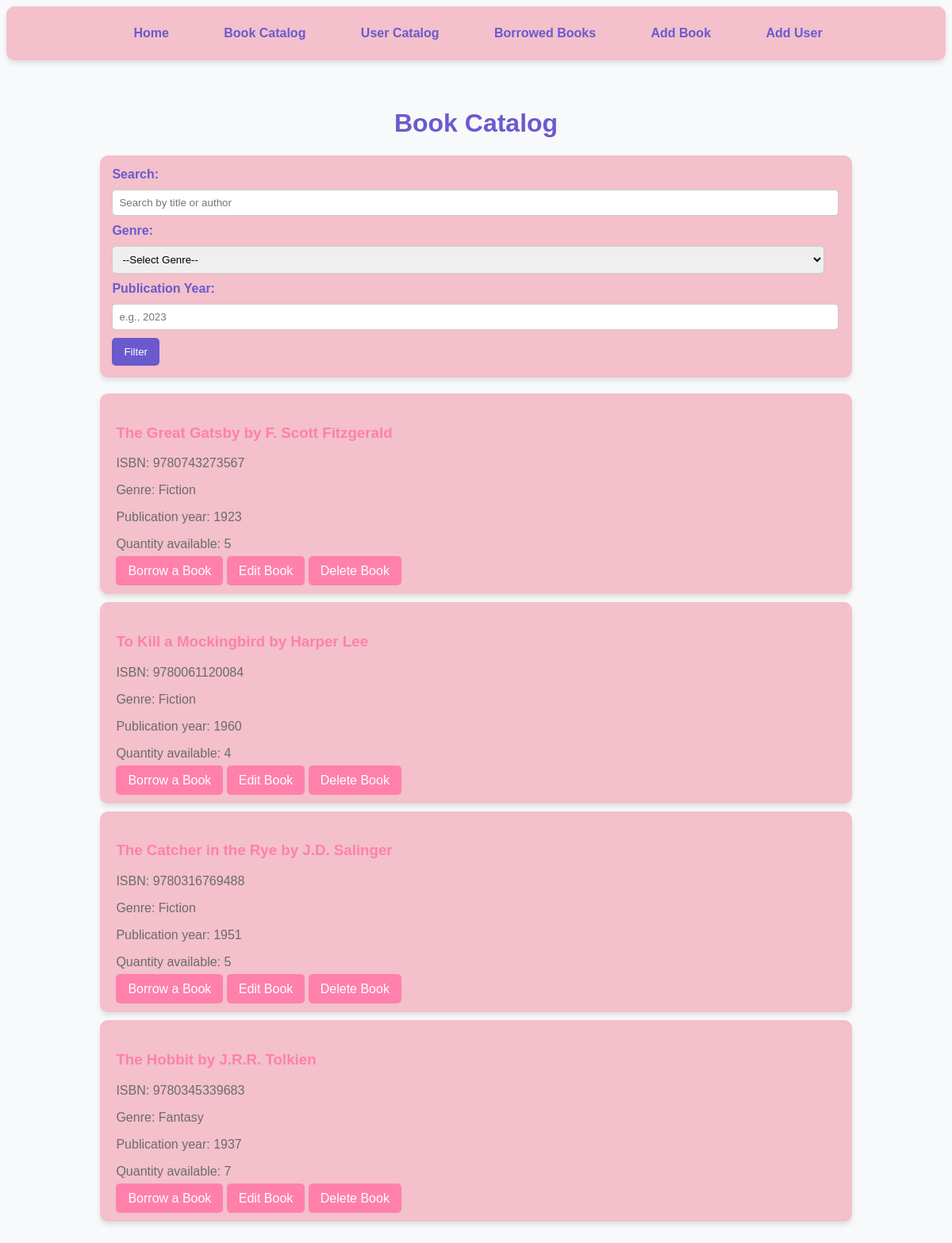
/catalog, run on the app's committed database.
### app/models.py (models this page shows, shortened)
class Book(db.Model):
    id = db.Column(db.Integer, primary_key=True)
    title = db.Column(db.String(150), nullable=False)
    author = db.Column(db.String(150), nullable=False)
    isbn = db.Column(db.String(13), unique=True, nullable=False)
    quantity = db.Column(db.Integer, nullable=False, default=1)
    publication_year = db.Column(db.Integer, nullable=False)
    genre = db.Column(db.String(100), nullable=False)
    borrows = db.relationship('Borrow', backref='book', lazy=True)

### app/routes.py (the view)
@main.route('/catalog')
def catalog():
    try:
        search = request.args.get('search', '').strip()
        genre = request.args.get('genre', '').strip()
        year = request.args.get('year', type=int)
        page = request.args.get('page', 1, type=int)
        per_page = 10
        query = Book.query
        if search:
            query = query.filter(
                (Book.title.ilike(f'%{search}%')) | (Book.author.ilike(f'%{search}%'))
            )
        if genre:
            query = query.filter_by(genre=genre)
        if year:
            query = query.filter_by(publication_year=year)
        books = query.paginate(page=page, per_page=per_page, error_out=False)
    except OperationalError:
        books = []
        error_message = "Error: Unable to access the database. Please try again later."
        return render_template('catalog.html', books=books, error_message=error_message)
    return render_template('catalog.html', books=books)

### app/templates/catalog.html (shortened to what this page needs)
<!DOCTYPE html>
<html lang="en">
<head>
</head>
<body>
<nav>
    <a href="{{ url_for('main.home') }}"> Home</a>
    <a href="{{ url_for('main.catalog') }}"> Book Catalog</a>
    <a href="{{ url_for('main.users') }}"> User Catalog</a>
    <a href="{{ url_for('main.borrowed_books') }}"> Borrowed Books</a>
    <a href="{{ url_for('main.add_book') }}"> Add Book</a>
    <a href="{{ url_for('main.add_user') }}"> Add User</a>
</nav>
<div class="container">
    <h1>Book Catalog</h1>
    <form class="filter-form" method="get" action="{{ url_for('main.catalog') }}">
        <label for="search">Search:</label>
        <input type="text" id="search" name="search" placeholder="Search by title or author"
               value="{{ request.args.get('search', '') }}">
        <label for="genre">Genre:</label>
        <select id="genre" name="genre">
            <option value="">--Select Genre--</option>
        </select>
        <label for="year">Publication Year:</label>
        <input type="number" id="year" name="year" placeholder="e.g., 2023" value="{{ request.args.get('year', '') }}">
        <button type="submit">Filter</button>
    </form>
    {% if books.items %}
    {% for book in books.items %}
    <div class="book-card">
        <h3>{{ book.title }} by {{ book.author }}</h3>
        <p>ISBN: {{ book.isbn }}</p>
        <p>Genre: {{ book.genre }}</p>
        <p>Publication year: {{ book.publication_year }}</p>
        <p>Quantity available: {{ book.quantity }}</p>
        <a href="{{ url_for('main.registrate_borrowing', isbn=book.isbn) }}" class="btn">Borrow a Book</a> <a
            href="{{ url_for('main.edit_book', book_id=book.id) }}" class="btn">Edit Book</a>
        <a href="{{ url_for('main.delete_book', book_id=book.id) }}" class="btn"
           onclick="return confirm('Are you sure you want to delete this book?')">Delete Book</a>
    </div>
    {% endfor %}
    {% else %}
    <p>No books match the current filters.</p>
    {% endif %}
</div>
</body>
</html>

### app/templates/catalog.html (style rules this page uses)
body { background-color: #f8f9fa; font-family: 'Arial', sans-serif; }
.container { width: 80%; margin: 0 auto; padding: 20px; }
h1 { color: #6a5acd; text-align: center; }
.filter-form { background-color: #f3c0cb; border-radius: 10px; padding: 15px; margin-bottom: 20px; box-shadow: 0 4px 6px rgba(0, 0, 0, 0.1); }
.filter-form label { font-weight: bold; color: #6a5acd; }
.filter-form input, .filter-form select { width: calc(100% - 20px); padding: 8px; margin: 10px 0; border-radius: 5px; border: 1px solid #ccc; }
.filter-form button { background-color: #6a5acd; color: white; padding: 10px 15px; border: none; border-radius: 5px; cursor: pointer; }
.book-card { background-color: #f3c0cb; border-radius: 10px; padding: 20px; margin: 10px 0; box-shadow: 0 4px 6px rgba(0, 0, 0, 0.1); }
.book-card h3 { color: #ff80ab; }
.book-card p { color: #6b6b6b; }
.btn { background-color: #ff80ab; color: white; padding: 10px 15px; text-decoration: none; border-radius: 5px; margin-top: 10px; }
nav { background-color: #f3c0cb; padding: 15px; border-radius: 10px; box-shadow: 0 4px 6px rgba(0, 0, 0, 0.1); text-align: center; margin-bottom: 20px; }
nav a { color: #6a5acd; text-decoration: none; font-weight: bold; margin: 0 15px; padding: 10px 15px; display: inline-block; border-radius: 5px; transition: background-color 0.3s, color 0.3s; }

### data on the page
Book: title "The Great Gatsby", author "F. Scott Fitzgerald", isbn "9780743273567", genre "Fiction", publication_year "1923", quantity "5"
Book: title "To Kill a Mockingbird", author "Harper Lee", isbn "9780061120084", genre "Fiction", publication_year "1960", quantity "4"
Book: title "The Catcher in the Rye", author "J.D. Salinger", isbn "9780316769488", genre "Fiction", publication_year "1951", quantity "5"
Book: title "The Hobbit", author "J.R.R. Tolkien", isbn "9780345339683", genre "Fantasy", publication_year "1937", quantity "7"
